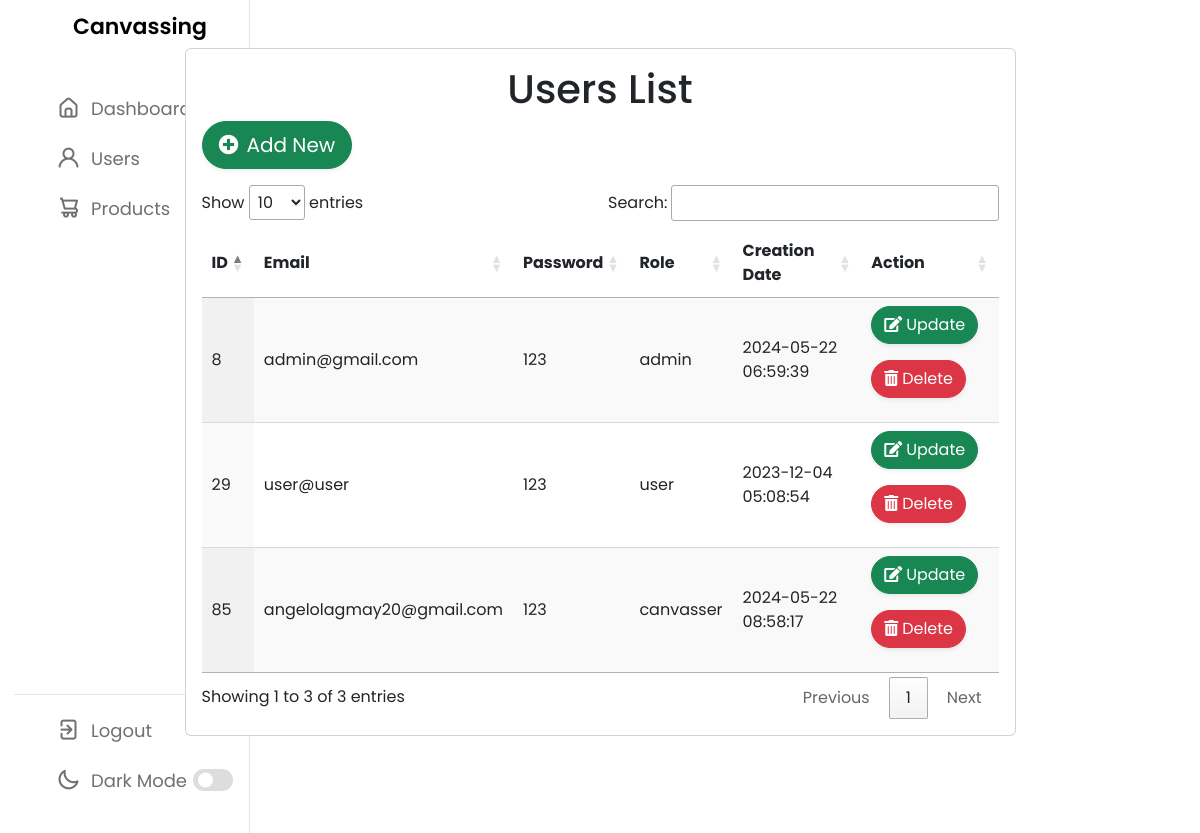
Page /adminuser.php (signed in) on the committed database.
### tables this page shows
CREATE TABLE `users` (
  `id` bigint(11) NOT NULL,
  `user_id` bigint(20) NOT NULL,
  `email` varchar(100) NOT NULL,
  `password` varchar(100) NOT NULL,
  `usertype` varchar(100) NOT NULL DEFAULT 'canvasser',
  `date` timestamp NOT NULL DEFAULT current_timestamp() ON UPDATE current_timestamp(),
  `is_approved` tinyint(1) DEFAULT 0
);

### adminuser.php (the view, shortened to what this page needs)
<?php
include('config.php');
include('adminnav.php');
$query = "select * from users";
$result = mysqli_query($conn, $query);
?>
<!DOCTYPE html>
<html lang="en">
<head>
    <link rel="stylesheet" href="https://stackpath.bootstrapcdn.com/bootstrap/4.5.2/css/bootstrap.min.css">
    <link rel='stylesheet' href='https://cdnjs.cloudflare.com/ajax/libs/twitter-bootstrap/5.3.0/css/bootstrap.min.css' />
    <link rel="stylesheet" type="text/css" href="https://cdn.datatables.net/1.10.25/css/jquery.dataTables.css">
</head>
<body>
    <div class="container mt-5">
        <div class="row justify-content-center">
            <div class="col-lg-9 px-20" id="order">
                <div class="card">
                    <div class="card-body">
                        <header>
                            <h1 class="text-center"> Users List</h1>
                        </header>
                        <div>
                        <button class="btn btn-success btn-lg rounded-pill shadow-sm mb-3" data-toggle="modal" data-target="#addModal">
                            <i class="fas fa-plus-circle mr-2"></i>Add New
                        </button>
                        </div>
                        <table id="example" class="display" style="width:100%">
                            <thead>
                                <tr>
                                    <th>ID</th>
                                    <th>Email</th>
                                    <th>Password</th>
                                    <th>Role</th>
                                    <th>Creation Date</th>
                                    <th>Action</th>
                                </tr>
                            </thead>
                            <tbody>
                                <?php
                                while ($row = mysqli_fetch_assoc($result)) {
                                ?>
                                    <tr>
                                        <td><?php echo $row['id']; ?></td>
                                        <td><?php echo $row['email']; ?></td>
                                        <td><?php echo $row['password']; ?></td>
                                        <td><?php echo $row['usertype']; ?></td>
                                        <td><?php echo $row['date']; ?></td>
                                        <td>
                                                    <button class="btn btn-success editbtn rounded-pill shadow-sm mb-3" data-toggle="modal" data-target="#updateModal" data-id="<?php echo $row['id']; ?>">
                                                        <i class="fas fa-edit mr-1"></i>Update
                                                    </button>
                                                    <button class="btn btn-danger deletebtn rounded-pill shadow-sm mb-3" data-toggle="modal" data-target="#deleteModal" data-id="<?php echo $row['id']; ?>">
                                                        <i class="fas fa-trash-alt mr-1"></i>Delete
                                                    </button>
                                        </td>
                                    </tr>
                                <?php
                                }
                                ?>
                            </tbody>
                        </table>
                    </div>
                </div>
            </div>
        </div>
    </div>
</body>
</html>

### CSS/adminpanel.css (style rules this page uses)
* { margin: 0; padding: 0; box-sizing: border-box; font-family: 'Poppins', sans-serif; }
:root { --primary-color: #006d24; --panel-color: #FFF; --text-color: #000; --black-light-color: #707070; --border-color: #e6e5e5; --toggle-color: #DDD; --box1-color: #60f399; --box2-color: #FFE6AC; --box3-color: #E7D1FC; --title-icon-color: #fff; --tran-05: all 0.5s ease; --tran-03: all 0.3s ease; --tran-02: all 0.2s ease; }
body { min-height: 100vh; background-color: var(--panel-color); }
.container { margin-top: 50px; }
.btn { padding: 5px 10px; border: none; border-radius: 3px; cursor: pointer; }
.btn-success { background-color: #28a745; color: white; }
.btn-danger { background-color: #dc3545; color: white; }

### rows in the picture
users: id "8", email "admin@gmail.com", password "123", usertype "admin", date "2024-05-22 06:59:39"
users: id "29", email "user@user", password "123", usertype "user", date "2023-12-04 05:08:54"
users: id "85", email "angelolagmay20@gmail.com", password "123", usertype "canvasser", date "2024-05-22 08:58:17"
